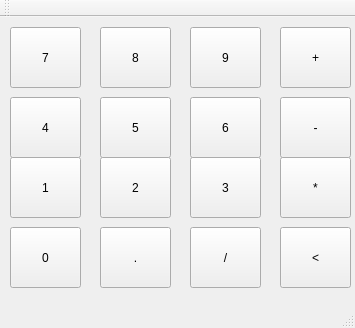
<?xml version="1.0" encoding="UTF-8"?>
<ui version="4.0">
 <class>DesignerCalcKey</class>
 <widget class="QMainWindow" name="DesignerCalcKey">
  <property name="geometry">
   <rect>
    <x>0</x>
    <y>0</y>
    <width>355</width>
    <height>328</height>
   </rect>
  </property>
  <property name="windowTitle">
   <string>DesignerCalcKey</string>
  </property>
  <widget class="QWidget" name="centralWidget">
   <widget class="QPushButton" name="pushButton">
    <property name="geometry">
     <rect>
      <x>10</x>
      <y>10</y>
      <width>71</width>
      <height>61</height>
     </rect>
    </property>
    <property name="text">
     <string>7</string>
    </property>
   </widget>
   <widget class="QPushButton" name="pushButton_2">
    <property name="geometry">
     <rect>
      <x>100</x>
      <y>10</y>
      <width>71</width>
      <height>61</height>
     </rect>
    </property>
    <property name="text">
     <string>8</string>
    </property>
   </widget>
   <widget class="QPushButton" name="pushButton_3">
    <property name="geometry">
     <rect>
      <x>190</x>
      <y>10</y>
      <width>71</width>
      <height>61</height>
     </rect>
    </property>
    <property name="text">
     <string>9</string>
    </property>
   </widget>
   <widget class="QPushButton" name="pushButton_4">
    <property name="geometry">
     <rect>
      <x>280</x>
      <y>10</y>
      <width>71</width>
      <height>61</height>
     </rect>
    </property>
    <property name="text">
     <string>+</string>
    </property>
   </widget>
   <widget class="QPushButton" name="pushButton_5">
    <property name="geometry">
     <rect>
      <x>280</x>
      <y>80</y>
      <width>71</width>
      <height>61</height>
     </rect>
    </property>
    <property name="text">
     <string>-</string>
    </property>
   </widget>
   <widget class="QPushButton" name="pushButton_6">
    <property name="geometry">
     <rect>
      <x>100</x>
      <y>80</y>
      <width>71</width>
      <height>61</height>
     </rect>
    </property>
    <property name="text">
     <string>5</string>
    </property>
   </widget>
   <widget class="QPushButton" name="pushButton_7">
    <property name="geometry">
     <rect>
      <x>190</x>
      <y>80</y>
      <width>71</width>
      <height>61</height>
     </rect>
    </property>
    <property name="text">
     <string>6</string>
    </property>
   </widget>
   <widget class="QPushButton" name="pushButton_8">
    <property name="geometry">
     <rect>
      <x>10</x>
      <y>80</y>
      <width>71</width>
      <height>61</height>
     </rect>
    </property>
    <property name="text">
     <string>4</string>
    </property>
   </widget>
   <widget class="QPushButton" name="pushButton_9">
    <property name="geometry">
     <rect>
      <x>10</x>
      <y>210</y>
      <width>71</width>
      <height>61</height>
     </rect>
    </property>
    <property name="text">
     <string>0</string>
    </property>
   </widget>
   <widget class="QPushButton" name="pushButton_10">
    <property name="geometry">
     <rect>
      <x>100</x>
      <y>210</y>
      <width>71</width>
      <height>61</height>
     </rect>
    </property>
    <property name="text">
     <string>.</string>
    </property>
   </widget>
   <widget class="QPushButton" name="pushButton_11">
    <property name="geometry">
     <rect>
      <x>280</x>
      <y>140</y>
      <width>71</width>
      <height>61</height>
     </rect>
    </property>
    <property name="text">
     <string>*</string>
    </property>
   </widget>
   <widget class="QPushButton" name="pushButton_12">
    <property name="geometry">
     <rect>
      <x>280</x>
      <y>210</y>
      <width>71</width>
      <height>61</height>
     </rect>
    </property>
    <property name="text">
     <string>&lt;</string>
    </property>
   </widget>
   <widget class="QPushButton" name="pushButton_13">
    <property name="geometry">
     <rect>
      <x>190</x>
      <y>210</y>
      <width>71</width>
      <height>61</height>
     </rect>
    </property>
    <property name="text">
     <string>/</string>
    </property>
   </widget>
   <widget class="QPushButton" name="pushButton_14">
    <property name="geometry">
     <rect>
      <x>100</x>
      <y>140</y>
      <width>71</width>
      <height>61</height>
     </rect>
    </property>
    <property name="text">
     <string>2</string>
    </property>
   </widget>
   <widget class="QPushButton" name="pushButton_15">
    <property name="geometry">
     <rect>
      <x>190</x>
      <y>140</y>
      <width>71</width>
      <height>61</height>
     </rect>
    </property>
    <property name="text">
     <string>3</string>
    </property>
   </widget>
   <widget class="QPushButton" name="pushButton_16">
    <property name="geometry">
     <rect>
      <x>10</x>
      <y>140</y>
      <width>71</width>
      <height>61</height>
     </rect>
    </property>
    <property name="text">
     <string>1</string>
    </property>
   </widget>
  </widget>
  <widget class="QMenuBar" name="menuBar">
   <property name="geometry">
    <rect>
     <x>0</x>
     <y>0</y>
     <width>355</width>
     <height>23</height>
    </rect>
   </property>
  </widget>
  <widget class="QToolBar" name="mainToolBar">
   <attribute name="toolBarArea">
    <enum>TopToolBarArea</enum>
   </attribute>
   <attribute name="toolBarBreak">
    <bool>false</bool>
   </attribute>
  </widget>
  <widget class="QStatusBar" name="statusBar"/>
 </widget>
 <layoutdefault spacing="6" margin="11"/>
 <resources/>
 <connections/>
</ui>
